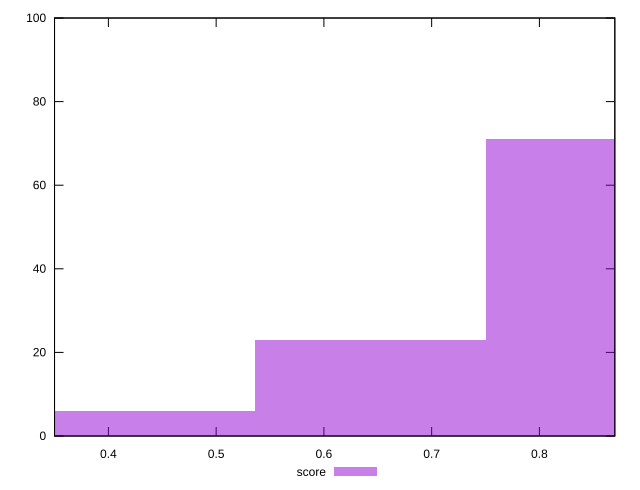

The gnuplot source for this figure:
reset

$score <<EOF
0.4288849715374813 6
0.8577699430749626 71
0.643327457306222 23
EOF

set key outside below
set boxwidth 0.21444248576874064
set xrange [0.35:0.87]
set yrange [0:100]
set trange [0:100]
set style fill transparent solid 0.5 noborder
set terminal svg size 640, 490 enhanced background rgb 'white'
set output "reports/report_00030_2021-02-24T20-42-31.540Z/speed-index/samples/music/score/histogram.svg"

plot $score title "score" with boxes

reset
